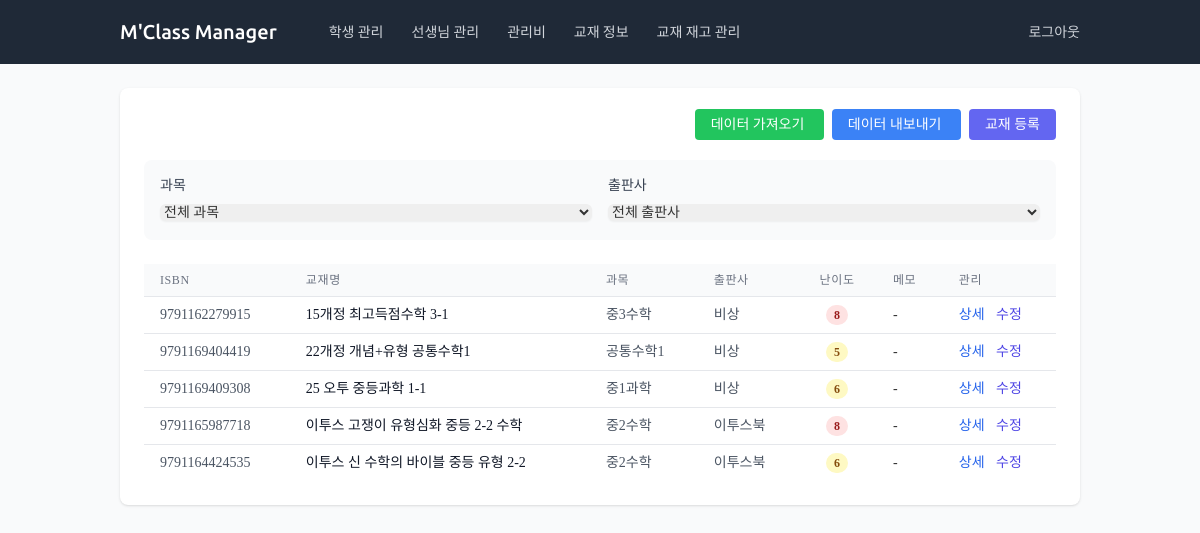
Page /books/ (signed in) on the earlier database version.
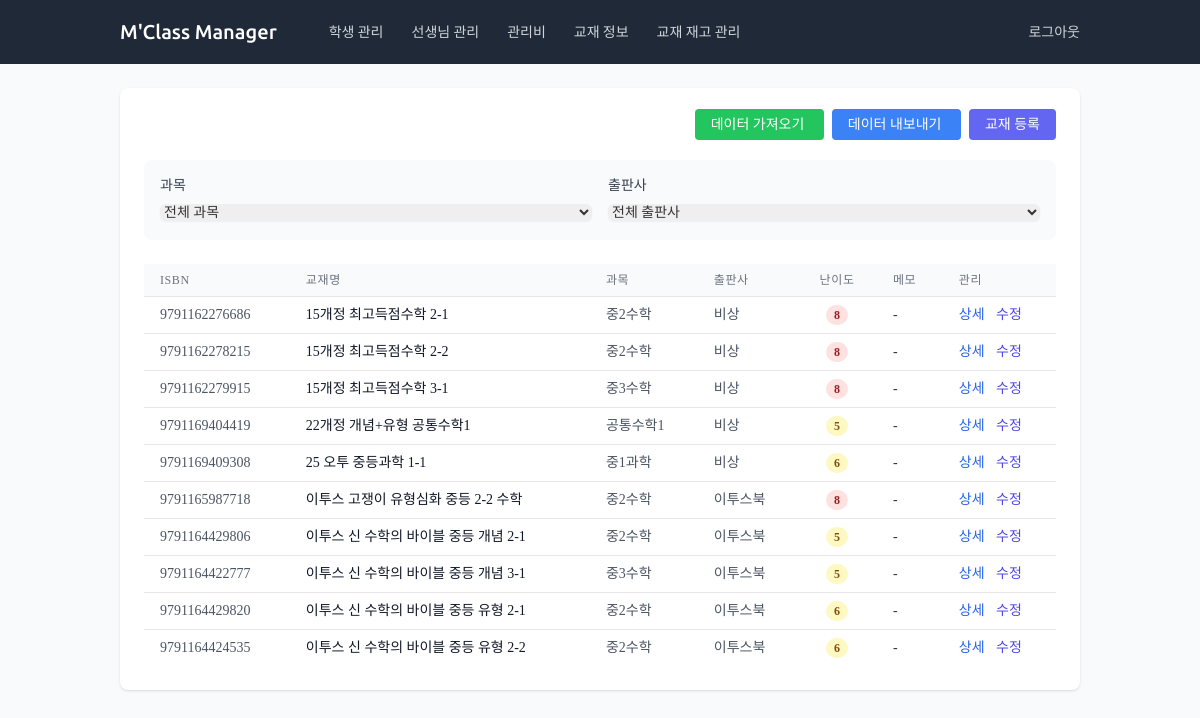
Same page on the later database version.
### books/models.py (models this page shows, shortened)
class Book(models.Model):
    name = models.CharField(
        max_length=200,
        verbose_name='교재 이름'
    )
    subject = models.ForeignKey(
        Subject,
        on_delete=models.SET_NULL,
        null=True,
        blank=True,
        verbose_name='과목'
    )
    isbn = models.CharField(
        max_length=13,
        null=True,
        blank=True,
        verbose_name='ISBN'
    )
    publisher = models.ForeignKey(
        Publisher,
        on_delete=models.SET_NULL,
        null=True,
        blank=True,
        verbose_name='출판사'
    )
    difficulty_level = models.PositiveIntegerField(
        validators=[
            MinValueValidator(1),
            MaxValueValidator(10)
        ],
        null=True,
        blank=True,
        verbose_name='교재 난이도'
    )
    memo = models.TextField(
        null=True,
        blank=True,
        verbose_name='메모'
    )
    barcode = models.ImageField(
        upload_to='books/barcodes/',
        null=True,
        blank=True,
        verbose_name='바코드'
    )
    qr_code = models.ImageField(
        upload_to='books/qrcodes/',
        null=True,
        blank=True,
        verbose_name='QR 코드'
    )
    unique_code = models.CharField(
        max_length=36,
        unique=True,
        default=uuid.uuid4,
        editable=False,
        verbose_name='고유 코드'
    )
    spare1 = models.CharField(
        max_length=200,
        null=True,
        blank=True,
        verbose_name='예비1'
    )
    spare2 = models.CharField(
        max_length=200,
        null=True,
        blank=True,
        verbose_name='예비2'
    )
    spare3 = models.CharField(
        max_length=200,
        null=True,
        blank=True,
        verbose_name='예비3'
    )
    class Meta:
        verbose_name = '교재'
        verbose_name_plural = '교재 목록'

### common/models.py (models this page shows)
class Subject(models.Model):
    name = models.CharField(max_length=50, unique=True, verbose_name='과목명')
    class Meta:
        verbose_name = '과목'
        verbose_name_plural = '과목'
    def __str__(self):
        return self.name

class Publisher(models.Model):
    name = models.CharField(max_length=100, unique=True, verbose_name='출판사명')
    class Meta:
        verbose_name = '출판사'
        verbose_name_plural = '출판사'
    def __str__(self):
        return self.name

### books/views.py (the view)
# urls.py: path('', views.BookListView.as_view(), name='book_list'),
class BookListView(LoginRequiredMixin, ListView):
    model = Book
    template_name = 'books/books_list.html'
    context_object_name = 'books'
    ordering = ['name']
    def get_queryset(self):
        queryset = super().get_queryset()
        subject_id = self.request.GET.get('subject')
        if subject_id:
            try:
                subject_id = int(subject_id)
            except ValueError:
                pass  # Leave it as a string if it's not a valid integer
            queryset = queryset.filter(subject_id=subject_id)
        publisher_id = self.request.GET.get('publisher')
        if publisher_id:
            try:
                publisher_id = int(publisher_id)
            except ValueError:
                pass  # Leave it as a string if it's not a valid integer
            queryset = queryset.filter(publisher_id=publisher_id)
        return queryset
    def get_context_data(self, **kwargs):
        context = super().get_context_data(**kwargs)
        context['subjects'] = Subject.objects.all()
        context['publishers'] = Publisher.objects.all()
        context['current_filters'] = {
            'subject': self.request.GET.get('subject', ''),
            'publisher': self.request.GET.get('publisher', ''),
        }
        return context

### books/templates/books/books_list.html (shortened to what this page needs)
{% extends 'base.html' %}
{% load humanize %}
{% block content %}
<div class="bg-white shadow rounded-lg p-6">
    <div class="flex justify-between items-center mb-6">
        <div class="space-x-2">
            <a href="{% url 'books:book_import' %}"
               class="bg-green-500 hover:bg-green-700 text-white px-4 py-2 rounded text-sm">
                데이터 가져오기
            </a>
            <a href="{% url 'books:book_export' %}"
               class="bg-blue-500 hover:bg-blue-700 text-white px-4 py-2 rounded text-sm">
                데이터 내보내기
            </a>
            <a href="{% url 'books:book_create' %}"
               class="bg-indigo-500 hover:bg-indigo-700 text-white px-4 py-2 rounded text-sm">
                교재 등록
            </a>
        </div>
    </div>
    <div class="bg-gray-50 rounded-lg p-4 mb-6">
        <form method="get" class="grid grid-cols-1 md:grid-cols-2 gap-4">
            <div>
                <label class="block text-sm font-medium text-gray-700 mb-1">과목</label>
                <select name="subject"
                        class="w-full rounded-md border-gray-300 shadow-sm focus:border-indigo-300 focus:ring focus:ring-indigo-200 focus:ring-opacity-50 text-sm"
                        onchange="this.form.submit()">
                    <option value="">전체 과목</option>
                </select>
            </div>
            <div>
                <label class="block text-sm font-medium text-gray-700 mb-1">출판사</label>
                <select name="publisher"
                        class="w-full rounded-md border-gray-300 shadow-sm focus:border-indigo-300 focus:ring focus:ring-indigo-200 focus:ring-opacity-50 text-sm"
                        onchange="this.form.submit()">
                    <option value="">전체 출판사</option>
                </select>
            </div>
        </form>
    </div>
    <div class="overflow-x-auto">
        <table class="min-w-full divide-y divide-gray-200">
            <thead class="bg-gray-50">
                <tr>
                    <th class="px-4 py-2 text-left text-xs font-medium text-gray-500 uppercase tracking-wider">ISBN</th>
                    <th class="px-4 py-2 text-left text-xs font-medium text-gray-500 uppercase tracking-wider">교재명</th>
                    <th class="px-4 py-2 text-left text-xs font-medium text-gray-500 uppercase tracking-wider">과목</th>
                    <th class="px-4 py-2 text-left text-xs font-medium text-gray-500 uppercase tracking-wider">출판사</th>
                    <th class="px-4 py-2 text-center text-xs font-medium text-gray-500 uppercase tracking-wider">난이도</th>
                    <th class="px-4 py-2 text-left text-xs font-medium text-gray-500 uppercase tracking-wider">메모</th>
                    <th class="px-4 py-2 text-left text-xs font-medium text-gray-500 uppercase tracking-wider">관리</th>
                </tr>
            </thead>
            <tbody class="bg-white divide-y divide-gray-200">
                {% for book in books %}
                <tr class="hover:bg-gray-50 text-sm">
                    <td class="px-4 py-2 whitespace-nowrap text-gray-600">{{ book.isbn|default:'-' }}</td>
                    <td class="px-4 py-2 whitespace-nowrap text-gray-900">
                        <a href="{% url 'books:book_detail' book.pk %}"
                           class="hover:text-indigo-600">
                            {{ book.name }}
                        </a>
                    </td>
                    <td class="px-4 py-2 whitespace-nowrap text-gray-600">{{ book.subject|default:'-' }}</td>
                    <td class="px-4 py-2 whitespace-nowrap text-gray-600">{{ book.publisher|default:'-' }}</td>
                    <td class="px-4 py-2 whitespace-nowrap text-center">
                        {% if book.difficulty_level %}
                            <span class="px-2 inline-flex text-xs leading-5 font-semibold rounded-full
                                       {% if book.difficulty_level <= 3 %}bg-green-100 text-green-800
                                       {% elif book.difficulty_level <= 7 %}bg-yellow-100 text-yellow-800
                                       {% else %}bg-red-100 text-red-800{% endif %}">
                                {{ book.difficulty_level }}
                            </span>
                        {% else %}
                            -
                        {% endif %}
                    </td>
                    <td class="px-4 py-2">
                        {% if book.memo %}
                            <div class="text-sm text-gray-600 truncate max-w-xs" title="{{ book.memo }}">
                                {{ book.memo }}
                            </div>
                        {% else %}
                            -
                        {% endif %}
                    </td>
                    <td class="px-4 py-2 whitespace-nowrap space-x-2">
                        <a href="{% url 'books:book_detail' book.pk %}"
                           class="text-blue-600 hover:text-blue-900">상세</a>
                        <a href="{% url 'books:book_update' book.pk %}"
                           class="text-indigo-600 hover:text-indigo-900">수정</a>
                    </td>
                </tr>
                {% empty %}
                <tr>
                    <td colspan="12" class="px-4 py-2 text-center text-sm text-gray-500">
                        등록된 교재가 없습니다.
                    </td>
                </tr>
                {% endfor %}
            </tbody>
        </table>
    </div>
</div>
{% endblock %}

### templates/base.html (shortened to what this page needs)
<!DOCTYPE html>
<html lang="ko">
<head>
    <script src="https://cdn.tailwindcss.com"></script>
    {% load static %}
    <link rel="stylesheet" href="{% static 'css/custom.css' %}">
</head>
<body class="bg-gray-50">
    {% if user.is_authenticated %}
    <nav class="bg-gray-800 text-white">
        <div class="container">
            <div class="flex items-center justify-between h-16">
                <div class="flex items-center">
                    <a href="{% url 'index' %}" class="font-medium text-xl font-ubuntu">
                        M'Class Manager
                    </a>
                    <div class="hidden md:block ml-10">
                        <a href="{% url 'students:student_list' %}" class="text-gray-300 hover:text-white px-3 py-2 rounded-md text-sm font-medium font-ubuntu">학생 관리</a>
                        <a href="{% url 'teachers:teacher_list' %}" class="text-gray-300 hover:text-white px-3 py-2 rounded-md text-sm font-medium font-ubuntu">선생님 관리</a>
                        <a href="{% url 'maintenance:create' %}" class="text-gray-300 hover:text-white px-3 py-2 rounded-md text-sm font-medium font-ubuntu">관리비</a>
                        <a href="{% url 'books:book_list' %}" class="text-gray-300 hover:text-white px-3 py-2 rounded-md text-sm font-medium font-ubuntu">교재 정보</a>
                        <a href="{% url 'bookstore:stock_list' %}" class="text-gray-300 hover:text-white px-3 py-2 rounded-md text-sm font-medium font-ubuntu">교재 재고 관리</a>
                    </div>
                </div>
                <div>
                    <form method="post" action="{% url 'logout' %}" class="inline">
                        <button type="submit" class="text-gray-300 hover:text-white text-sm font-medium font-ubuntu">
                            로그아웃
                        </button>
                    </form>
                </div>
            </div>
        </div>
    </nav>
    {% endif %}
    <main class="py-6">
        <div class="container">
            {% block content %}{% endblock %}
        </div>
    </main>
</body>
</html>

### static/css/custom.css (style rules this page uses)
body { font-family: 'Ubuntu', sans-serif; line-height: 1.6; color: #333; background-color: #f9fafb; padding: 0; margin: 0; }
.min-w-full tbody tr { transition: background-color 0.2s ease-in-out; }
.container { width: 100%; max-width: 80rem; margin: 0 auto; padding: 0 1rem; }
@media (min-width: 640px) { .container { padding: 0 1.5rem; } }
@media (min-width: 1024px) { .container { padding: 0 2rem; } }
.text-center { text-align: center; }
.overflow-x-auto { overflow-x: auto; -webkit-overflow-scrolling: touch; scrollbar-width: none; }

### templates/base.html (style rules this page uses)
body { font-family: 'Noto Sans KR', 'nanum-gothic'; }
.font-ubuntu { font-family: 'Ubuntu', sans-serif; }

Differences in the rows shown:
added Book: isbn "9791162276686", name "15개정 최고득점수학 2-1", subject "중2수학", publisher "비상", difficulty_level "8"
added Book: isbn "9791162278215", name "15개정 최고득점수학 2-2", subject "중2수학", publisher "비상", difficulty_level "8"
added Book: isbn "9791164429806", name "이투스 신 수학의 바이블 중등 개념 2-1", subject "중2수학", publisher "이투스북", difficulty_level "5"
added Book: isbn "9791164422777", name "이투스 신 수학의 바이블 중등 개념 3-1", subject "중3수학", publisher "이투스북", difficulty_level "5"
added Book: isbn "9791164429820", name "이투스 신 수학의 바이블 중등 유형 2-1", subject "중2수학", publisher "이투스북", difficulty_level "6"
